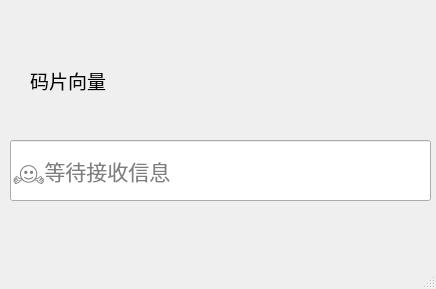
<?xml version="1.0" encoding="UTF-8"?>
<ui version="4.0">
 <class>MainWindow</class>
 <widget class="QMainWindow" name="MainWindow">
  <property name="geometry">
   <rect>
    <x>0</x>
    <y>0</y>
    <width>436</width>
    <height>289</height>
   </rect>
  </property>
  <property name="font">
   <font>
    <family>Agave Nerd Font Mono</family>
    <pointsize>12</pointsize>
    <kerning>false</kerning>
   </font>
  </property>
  <property name="windowTitle">
   <string>MainWindow</string>
  </property>
  <widget class="QWidget" name="centralwidget">
   <widget class="QLineEdit" name="lineEdit">
    <property name="geometry">
     <rect>
      <x>10</x>
      <y>140</y>
      <width>421</width>
      <height>61</height>
     </rect>
    </property>
    <property name="font">
     <font>
      <family>Segoe UI Emoji</family>
      <pointsize>16</pointsize>
     </font>
    </property>
    <property name="text">
     <string/>
    </property>
    <property name="readOnly">
     <bool>true</bool>
    </property>
    <property name="placeholderText">
     <string>🤗等待接收信息</string>
    </property>
   </widget>
   <widget class="QLabel" name="label">
    <property name="geometry">
     <rect>
      <x>30</x>
      <y>60</y>
      <width>351</width>
      <height>41</height>
     </rect>
    </property>
    <property name="font">
     <font>
      <family>黑体</family>
      <pointsize>14</pointsize>
     </font>
    </property>
    <property name="text">
     <string>码片向量</string>
    </property>
   </widget>
  </widget>
  <widget class="QMenuBar" name="menubar">
   <property name="geometry">
    <rect>
     <x>0</x>
     <y>0</y>
     <width>436</width>
     <height>23</height>
    </rect>
   </property>
  </widget>
  <widget class="QStatusBar" name="statusbar"/>
 </widget>
 <resources/>
 <connections/>
</ui>
